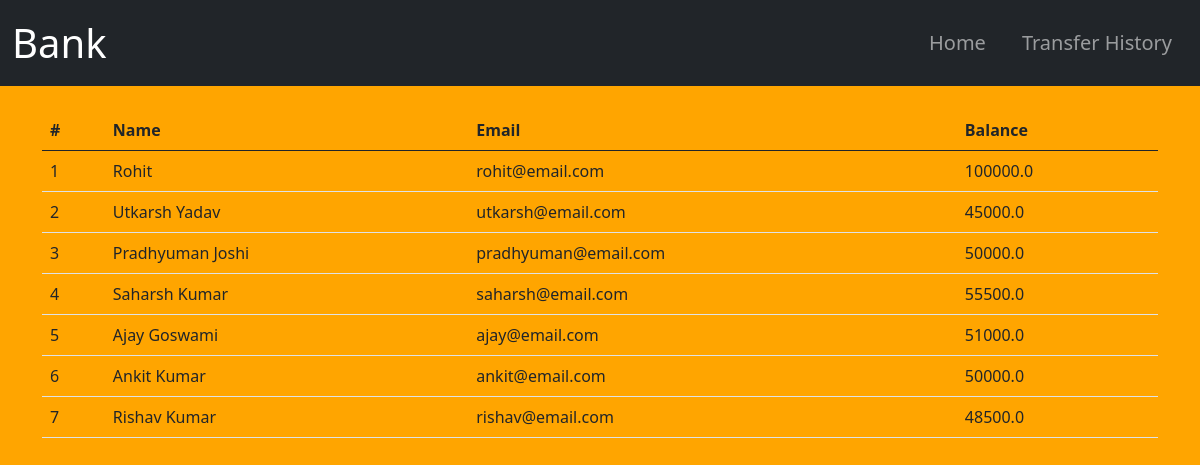
Screenshot of /accounts/ with the database file from the repository.
### app/models.py (models this page shows, shortened)
class Customer(models.Model):
    name = models.CharField(max_length=30)
    email = models.EmailField(max_length=255)
    balance = models.FloatField()
    is_active = models.BooleanField(default=True)

### app/views.py (the view)
# urls.py: path('accounts/', views.customers, name="accounts"),
def customers(req):
    customers = Customer.objects.all()
    context = {'customers': customers}
    return render(req, 'app/accounts.html', context)

### app/templates/app/accounts.html
{% extends 'app/layout.html' %}
{% load static %}
{% block navbar %}
    <a class="nav-link" href="{% url 'home' %}" style="margin-right: 20px;">Home</a>
    <a class="nav-link" href="{% url 'transferHistory' %}">Transfer History</a>
{% endblock %}
{% block body %}
    <div class="container">
        <table class="table table-hover mt-4">
            <thead>
                <tr>
                    <th scope="col">#</th>
                    <th scope="col">Name</th>
                    <th scope="col">Email</th>
                    <th scope="col">Balance</th>
                </tr>
            </thead>
            <tbody>
                {% for customer in customers %}
                    <tr onclick="window.location='{% url 'customer' customer.id %}';">
                        <td>{{forloop.counter}}</td>
                        <td>{{customer.name}}</td>
                        <td>{{customer.email}}</td>
                        <td>{{customer.balance}}</td>
                    </tr>
                {% endfor%}
            </tbody>
        </table>
    </div>
{% endblock %}

### app/templates/app/layout.html (shortened to what this page needs)
<!DOCTYPE html>
<html>
    <head>
        <link href="https://cdn.jsdelivr.net/npm/bootstrap@5.0.0-beta2/dist/css/bootstrap.min.css" rel="stylesheet"
>
    </head>
    <body>
        <nav class="navbar navbar-expand-lg navbar-dark bg-dark">
            <div class="container-fluid">
                <a class="navbar-brand" style="font-size: 40px;">Bank</a>
                <div class="collapse navbar-collapse" id="navbarNavAltMarkup">
                    <div class="navbar-nav d-flex" style="position: absolute; right: 20px; font-size: 20px;">
                        {% block navbar %}
                        {% endblock %}
                    </div>
                </div>
            </div>
        </nav>
        {% block body %}
        {% endblock %}
    </body>
</html>

### app/templates/app/layout.html (style rules this page uses)
body { background-color: orange; }

### rows the page displays
Customer: name "Rohit", email "rohit@email.com", balance "100000.0"
Customer: name "Utkarsh Yadav", email "utkarsh@email.com", balance "45000.0"
Customer: name "Pradhyuman Joshi", email "pradhyuman@email.com", balance "50000.0"
Customer: name "Saharsh Kumar", email "saharsh@email.com", balance "55500.0"
Customer: name "Ajay Goswami", email "ajay@email.com", balance "51000.0"
Customer: name "Ankit Kumar", email "ankit@email.com", balance "50000.0"
Customer: name "Rishav Kumar", email "rishav@email.com", balance "48500.0"
